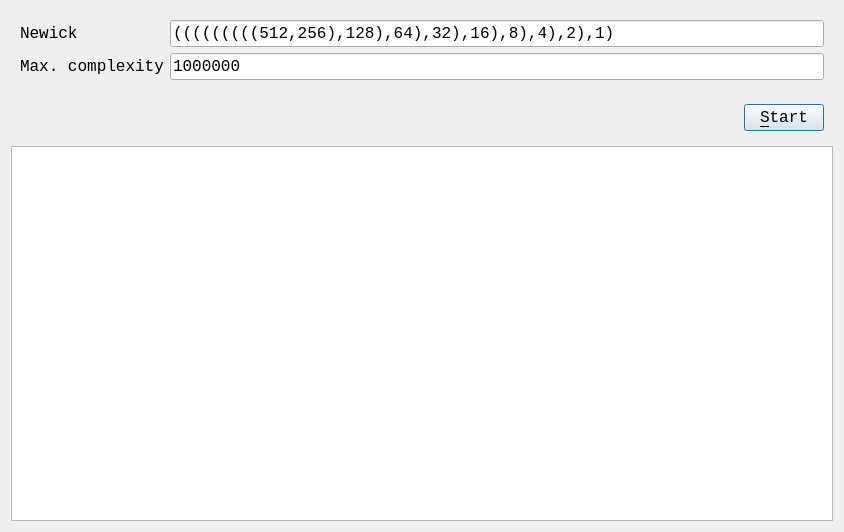
<?xml version="1.0" encoding="UTF-8"?>
<ui version="4.0">
 <class>QtToolSimplifyNewickMainDialog</class>
 <widget class="QDialog" name="QtToolSimplifyNewickMainDialog">
  <property name="geometry">
   <rect>
    <x>0</x>
    <y>0</y>
    <width>844</width>
    <height>532</height>
   </rect>
  </property>
  <property name="font">
   <font>
    <family>Courier New</family>
    <pointsize>12</pointsize>
   </font>
  </property>
  <property name="windowTitle">
   <string>SimplifyNewick</string>
  </property>
  <property name="windowIcon">
   <iconset resource="ToolSimplifyNewick.qrc">
    <normaloff>:/images/R.png</normaloff>:/images/R.png</iconset>
  </property>
  <layout class="QVBoxLayout" name="verticalLayout">
   <item>
    <widget class="QWidget" name="widget" native="true">
     <layout class="QGridLayout" name="gridLayout">
      <item row="0" column="0">
       <widget class="QLabel" name="label_newick">
        <property name="text">
         <string>Newick</string>
        </property>
       </widget>
      </item>
      <item row="0" column="1">
       <widget class="QLineEdit" name="edit_newick">
        <property name="text">
         <string>(((((((((512,256),128),64),32),16),8),4),2),1)</string>
        </property>
       </widget>
      </item>
      <item row="2" column="0">
       <widget class="QLabel" name="label_max_complexity">
        <property name="text">
         <string>Max. complexity</string>
        </property>
       </widget>
      </item>
      <item row="2" column="1">
       <widget class="QLineEdit" name="edit_max_complexity">
        <property name="text">
         <string>1000000</string>
        </property>
       </widget>
      </item>
     </layout>
    </widget>
   </item>
   <item>
    <widget class="QWidget" name="widget_2" native="true">
     <layout class="QHBoxLayout" name="horizontalLayout">
      <item>
       <spacer name="horizontalSpacer">
        <property name="orientation">
         <enum>Qt::Horizontal</enum>
        </property>
        <property name="sizeHint" stdset="0">
         <size>
          <width>582</width>
          <height>20</height>
         </size>
        </property>
       </spacer>
      </item>
      <item>
       <widget class="QPushButton" name="button_start">
        <property name="text">
         <string>&amp;Start</string>
        </property>
       </widget>
      </item>
     </layout>
    </widget>
   </item>
   <item>
    <widget class="QPlainTextEdit" name="text_output"/>
   </item>
  </layout>
 </widget>
 <tabstops>
  <tabstop>button_start</tabstop>
  <tabstop>text_output</tabstop>
  <tabstop>edit_newick</tabstop>
  <tabstop>edit_max_complexity</tabstop>
 </tabstops>
 <resources>
  <include location="ToolSimplifyNewick.qrc"/>
 </resources>
 <connections/>
</ui>
